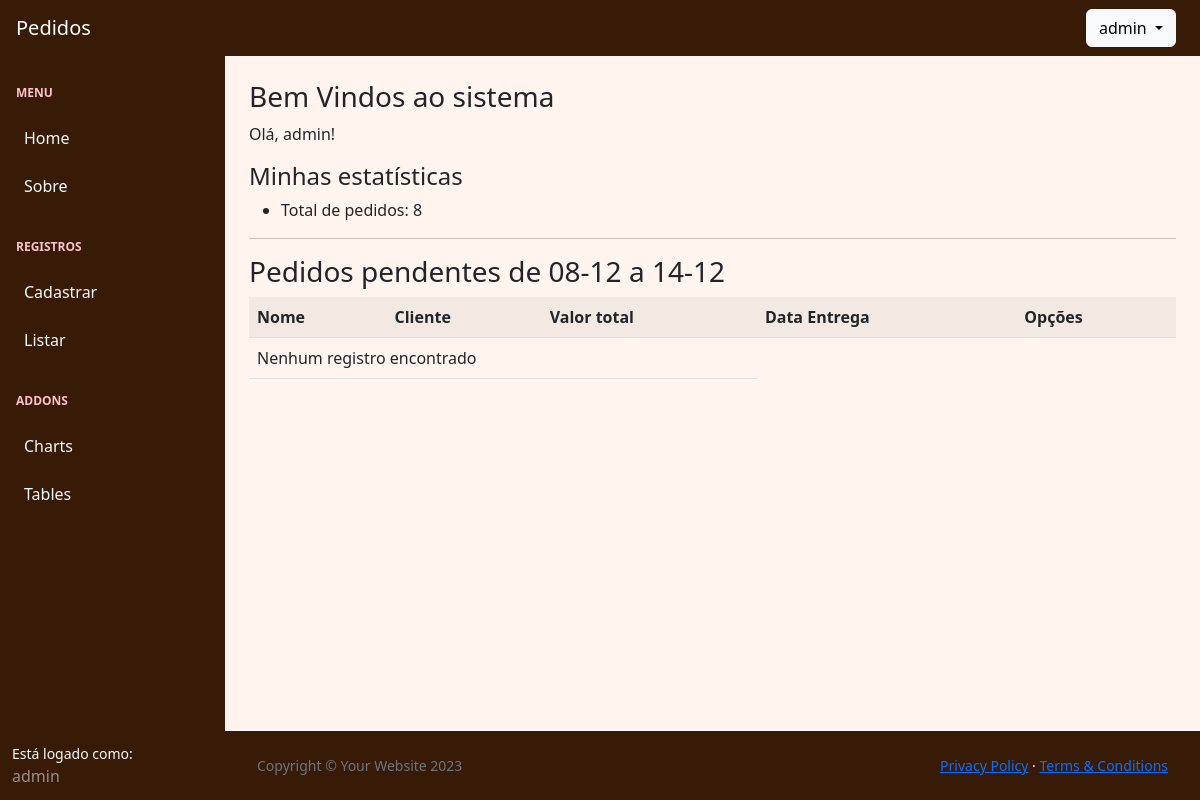
The app's page /inicio/ (signed in), older data.
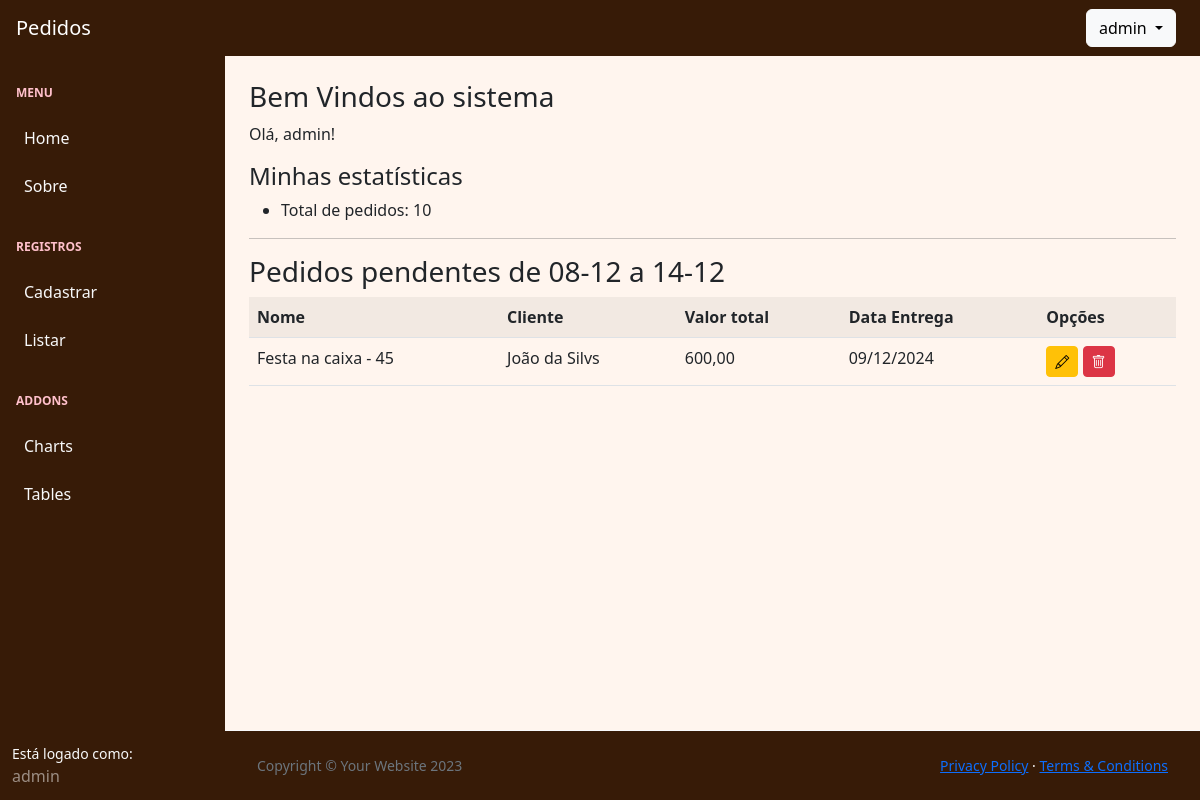
The same page, newer data.
### cadastros/models.py (models this page shows, shortened)
class Pedido(models.Model):
    nome = models.CharField(max_length=100, verbose_name='Nome', blank=True, null=True)
    cliente = models.ForeignKey(Cliente, on_delete=models.PROTECT)
    data_pedido = models.DateTimeField(auto_now_add=True, verbose_name='Data do Pedido')
    data_entrega = models.DateTimeField(null=True, verbose_name='Data de Entrega')
    valor_adiantado = models.DecimalField(max_digits=10, decimal_places=2, default=0, verbose_name='Valor Adiantado')
    valor_total = models.DecimalField(max_digits=10, decimal_places=2, default=0, verbose_name='Valor Total')
    status = models.CharField(max_length=50, default="Pendente", verbose_name="Status", choices=[("Pendente", "Pendente"), ("Entregue", "Entregue"), ("Cancelado", "Cancelado")])
    criado_por = models.ForeignKey(User, on_delete=models.PROTECT, null=True, blank=True, verbose_name='Criado por')

class Cliente(models.Model):
    nome = models.CharField(max_length=100, verbose_name='Nome')
    telefone = models.CharField(max_length=20, verbose_name='Telefone')
    endereco = models.CharField(max_length=200, null=True, verbose_name='Endereço', blank=True)
    data_cadastro = models.DateTimeField(auto_now_add=True, verbose_name='Data de Cadastro')
    def __str__(self):
        return "{}".format(self.nome)

### paginas/views.py (the view)
# urls.py: path('inicio/', IndexView.as_view(), name='inicio'),
class IndexView(TemplateView):
    template_name = 'paginas/index.html'
    def get_context_data(self, **kwargs):
        context = super().get_context_data(**kwargs)
        today = datetime.today()
        if today.weekday() == 6:  # Domingo
            sunday = today
        else:
            sunday = today - timedelta(days=today.weekday() + 1)
        saturday = sunday + timedelta(days=6)
        context['data_inicial'] = sunday.strftime('%d-%m')
        context['data_final'] = saturday.strftime('%d-%m')
        context['pedidos_pendentes'] = Pedido.objects.filter(
            status='Pendente',
            data_entrega__date__gte=sunday,
            data_entrega__date__lte=saturday
        )
        context['titulo'] = 'Página inicial'
        context['pedidos'] = Pedido.objects.all().count()
        return context

### paginas/templates/paginas/index.html
{% extends "paginas/modelo.html" %}
{% load static %}
{% block conteudo %}
<h3>Bem Vindos ao sistema</h3>
{% if not request.user.is_authenticated %}
    <p>
        Para acessar o sistema, faça o login.
    </p>
    <p>
        <a href="{% url 'login' %}" class="btn btn-success">Login</a>
    </p>
{% else %}
    <p>
        Olá, {{ request.user.username }}!
    </p>
    <h4>Minhas estatísticas</h4>
    <ul>
        <li>Total de pedidos: {{ pedidos }}</li>
    </ul>
    <hr>
    <h3>Pedidos pendentes de {{data_inicial}} a {{data_final}}</h3>
    <div class="table-responsive">
        <table class="table table-striped">
            <tr>
                <th>Nome</th>
                <th>Cliente</th>
                <th>Valor total</th>
                <th>Data Entrega</th>
                <th>Opções</th>
            </tr>
            {% for object in pedidos_pendentes %}
            <tr>
                <td>{{ object.nome }}</td>
                <td>{{ object.cliente }}</td>
                <td>{{ object.valor_total }}</td>
                <td data-sort="{{ object.data_entrega|date:'Ymd' }}">{{ object.data_entrega|date:"d/m/Y" }}</td>
                <td>
                    <a href="{% url 'atualizar-pedido' object.id %}" class="btn btn-warning btn-sm"><i
                            class="bi bi-pencil"></i></a>
                    <a href="{% url 'excluir-pedido' object.id %}" class="btn btn-danger btn-sm"><i class="bi bi-trash"></i>
                </td>
            </tr>
            {% empty %}
            <tr>
                <td colspan="3">Nenhum registro encontrado</td>
            </tr>
            {% endfor %}
        </table>
    </div>
{% endif %}
{% endblock %}

Row changes from the older to the newer data that the page shows:
added Pedido: nome "Festa na caixa - 45", cliente "João da Silvs", valor_total "600,00", data_entrega "09/12/2024"
Text that changed along with them:
{{ pedidos }}: "8" → "10"
text no longer shown: "Nenhum registro encontrado"
